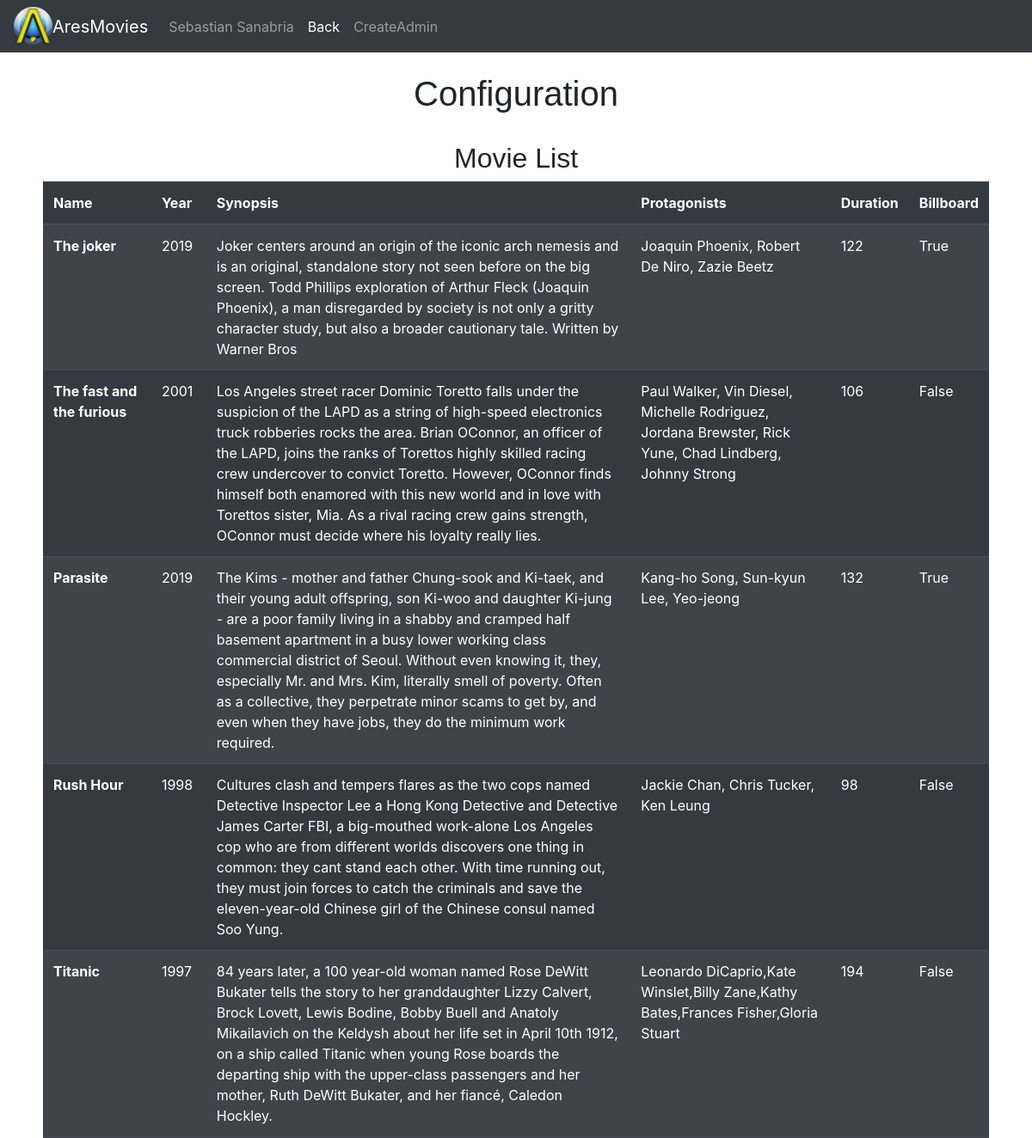
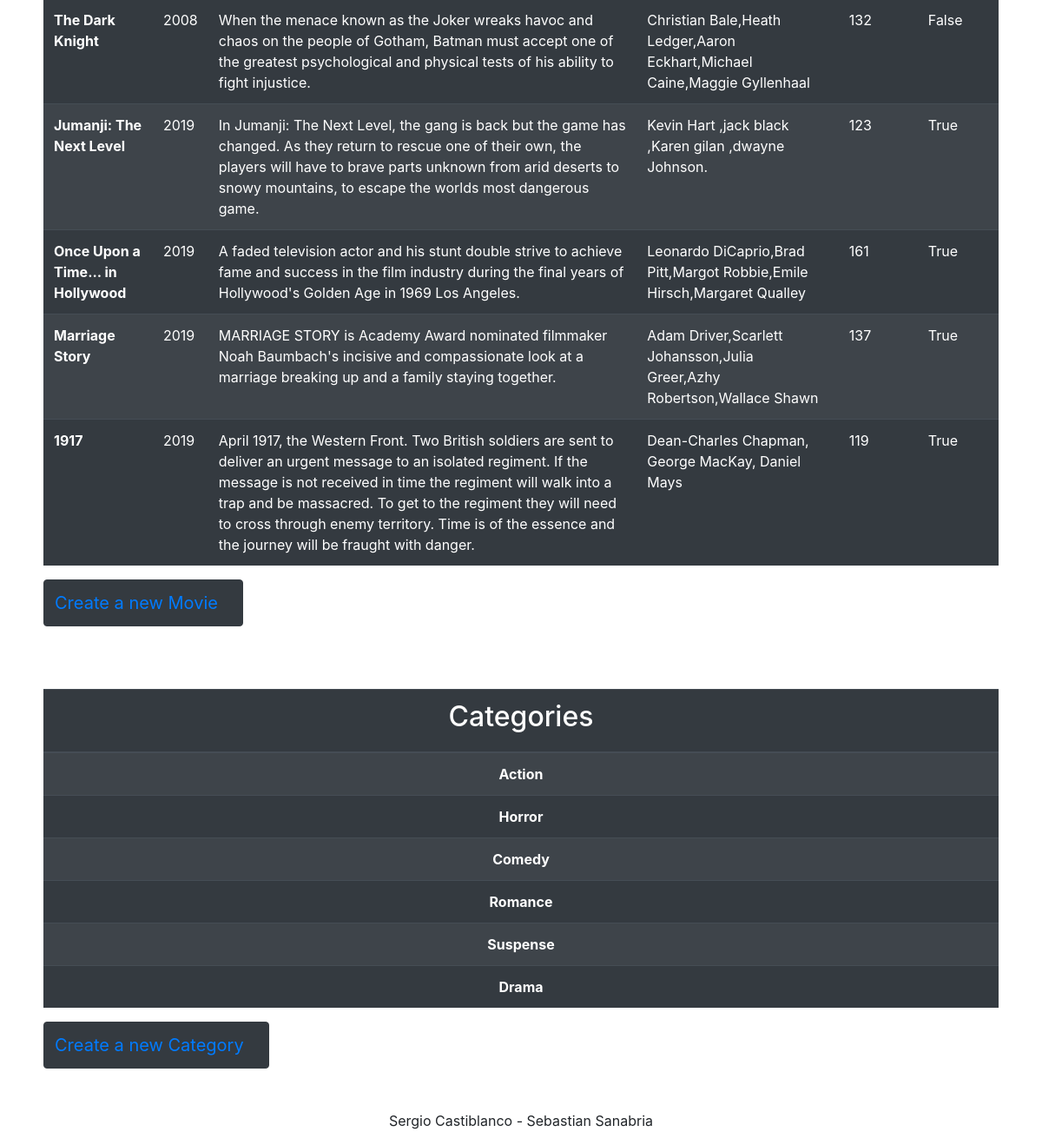
The app's page /AresMovies/admin/adminConf/ (signed in) with its own data (2 pictures, top to bottom).
### app/models.py (models this page shows, shortened)
class Pelicula(models.Model):
    titulo = models.CharField(max_length=200, null=True)
    sinopsis = models.TextField(max_length=2000,null=True)
    anio = models.IntegerField(null=True)
    actores = models.TextField(max_length=2000,null=True)
    duracion = models.IntegerField(null=True)
    enCartelera = models.BooleanField(null=True)
    class Meta:
        app_label = 'app'

class Categoria(models.Model):
    nombre = models.CharField(max_length=200, null=True)
    class Meta:
        app_label = 'app'

### app/views.py (the view)
# urls.py: path('AresMovies/admin/adminConf/', views.administradorConf, name='administradorConf'),
@login_required
def administradorConf(request):
    lista_peliculas = Pelicula.objects.all()
    lista_categorias = Categoria.objects.all()
    contexto = {
        'lista_peliculas': lista_peliculas,
        'lista_categorias': lista_categorias
    }
    return render(request, 'app/administrador/Configuracion.html', contexto)

### app/templates/app/administrador/Configuracion.html (shortened to what this page needs)
{% extends "app/base.html" %}
{% load static %}
{% block estilo %}<link rel="stylesheet" href="{% static 'app/css/estiloConfig.css' %}">{% endblock %}
    {% block contenido %}
    <header>
      <nav class="navbar navbar-expand-lg navbar-dark bg-dark">
        <img src="{% static 'app/img/logo1.png' %}" alt="">
        <a class="navbar-brand" href="{% url 'app:index' %}">AresMovies</a>
        <div class="collapse navbar-collapse" id="navbarSupportedContent">
          <ul class="navbar-nav mr-auto">
            <li>
              <a class="nav-link" >
                {{ request.user.first_name }} {{ request.user.last_name }}
                <span class="sr-only">(current)</span></a>
            </li>
            <li class="nav-item active">
              <a class="nav-link" href="{% url 'app:index' %}">Back <span class="sr-only">(current)</span></a>
            </li>
            <li class="nav-item">
                <a class="nav-link" href="{% url 'app:form_admin' %}">CreateAdmin</a>
            </li>
          </ul>
        </div>
      </nav>
</header>
<br>
<h1>Configuration</h1>
    <br>
<section class="listap">
    <h2>Movie List</h2>
    <table class="table table-striped table-dark">
        <thead>
          <tr>
            <th scope="col">Name</th>
            <th scope="col">Year</th>
            <th scope="col">Synopsis</th>
            <th scope="col">Protagonists</th>
            <th scope="col">Duration</th>
            <th scope="col">Billboard</th>
          </tr>
        </thead>
        <tbody>
          {% for t in lista_peliculas %}
          <tr>
            <th>{{ t.titulo }}</th>
            <td>{{ t.anio }}</td>
            <td>{{ t.sinopsis}}</td>
            <td>{{ t.actores }}</td>
            <td>{{ t.duracion }}</td>
            <td>{{ t.enCartelera }}</td>
          </tr>
          {% endfor %}
        </tbody>
      </table>
      <button type="button" class="btn btn-dark"><a class="navbar-brand" href="{% url 'app:form_crea_peliculas' %}">Create a new Movie</a></button>
</section>
<br><br><br>
<section class="ingCategoria">
  <table class="table table-striped table-dark" >
    <thead>
      <tr>
        <th scope="col"><h2>Categories</h2></th>
      </tr>
    </thead>
    <tbody>
      {% for c in lista_categorias %}
      <tr>
        <th>{{ c.nombre }}</th>
      </tr>
      {% endfor %}
    </tbody>
  </table>
  <button type="button" class="btn btn-dark"><a class="navbar-brand" href="{% url 'app:form_crea_categoria' %}">Create a new Category</a></button>
</section>
<br><br>
<footer>
  <p>Sergio Castiblanco - Sebastian Sanabria</p>
</footer>
{% endblock %}

### app/static/app/css/estiloConfig.css (style rules this page uses)
html { display: block; }
body { margin: auto; background-color: darkslategrey; }
body h1 { font-family: 'Trebuchet MS', 'Lucida Sans Unicode', 'Lucida Grande', 'Lucida Sans', Arial, sans-serif; text-align: center; }
.listap { margin: 0px 50px; }
.listap h2 { text-align: center; font-family: 'Trebuchet MS', 'Lucida Sans Unicode', 'Lucida Grande', 'Lucida Sans', Arial, sans-serif; }
.ingCategoria { margin: 0px 50px; }
.ingCategoria table { text-align: center; }
footer p { text-align: center; }

### records on screen
Pelicula: titulo "The joker", anio "2019", sinopsis "Joker centers around an origin of the iconic arch nemesis and is an original, standalone story not seen before on the big screen. Todd Phillips exploration of Arthur Fleck (Joaquin Phoenix), a man disregarded by society is not only a gritty character study, but also a broader cautionary tale. Written by Warner Bros", actores "Joaquin Phoenix, Robert De Niro, Zazie Beetz", duracion "122", enCartelera "True"
Pelicula: titulo "The fast and the furious", anio "2001", sinopsis "Los Angeles street racer Dominic Toretto falls under the suspicion of the LAPD as a string of high-speed electronics truck robberies rocks the area. Brian OConnor, an officer of the LAPD, joins the ranks of Torettos highly skilled racing crew undercover to convict Toretto. However, OConnor finds himself both enamored with this new world and in love with Torettos sister, Mia. As a rival racing crew gains strength, OConnor must decide where his loyalty really lies.", actores "Paul Walker, Vin Diesel, Michelle Rodriguez, Jordana Brewster, Rick Yune, Chad Lindberg, Johnny Strong", duracion "106", enCartelera "False"
Pelicula: titulo "Parasite", anio "2019", sinopsis "The Kims - mother and father Chung-sook and Ki-taek, and their young adult offspring, son Ki-woo and daughter Ki-jung - are a poor family living in a shabby and cramped half basement apartment in a busy lower working class commercial district of Seoul. Without even knowing it, they, especially Mr. and Mrs. Kim, literally smell of poverty. Often as a collective, they perpetrate minor scams to get by, and even when they have jobs, they do the minimum work required.", actores "Kang-ho Song, Sun-kyun Lee, Yeo-jeong", duracion "132", enCartelera "True"
Pelicula: titulo "Rush Hour", anio "1998", sinopsis "Cultures clash and tempers flares as the two cops named Detective Inspector Lee a Hong Kong Detective and Detective James Carter FBI, a big-mouthed work-alone Los Angeles cop who are from different worlds discovers one thing in common: they cant stand each other. With time running out, they must join forces to catch the criminals and save the eleven-year-old Chinese girl of the Chinese consul named Soo Yung.", actores "Jackie Chan, Chris Tucker, Ken Leung", duracion "98", enCartelera "False"
Pelicula: titulo "Titanic", anio "1997", sinopsis "84 years later, a 100 year-old woman named Rose DeWitt Bukater tells the story to her granddaughter Lizzy Calvert, Brock Lovett, Lewis Bodine, Bobby Buell and Anatoly Mikailavich on the Keldysh about her life set in April 10th 1912, on a ship called Titanic when young Rose boards the departing ship with the upper-class passengers and her mother, Ruth DeWitt Bukater, and her fiancé, Caledon Hockley.", actores "Leonardo DiCaprio,Kate Winslet,Billy Zane,Kathy Bates,Frances Fisher,Gloria Stuart", duracion "194", enCartelera "False"
Pelicula: titulo "The Dark Knight", anio "2008", sinopsis "When the menace known as the Joker wreaks havoc and chaos on the people of Gotham, Batman must accept one of the greatest psychological and physical tests of his ability to fight injustice.", actores "Christian Bale,Heath Ledger,Aaron Eckhart,Michael Caine,Maggie Gyllenhaal", duracion "132", enCartelera "False"
Pelicula: titulo "Jumanji: The Next Level", anio "2019", sinopsis "In Jumanji: The Next Level, the gang is back but the game has changed. As they return to rescue one of their own, the players will have to brave parts unknown from arid deserts to snowy mountains, to escape the worlds most dangerous game.", actores "Kevin Hart ,jack black ,Karen gilan ,dwayne Johnson.", duracion "123", enCartelera "True"
Pelicula: titulo "Once Upon a Time... in Hollywood", anio "2019", sinopsis "A faded television actor and his stunt double strive to achieve fame and success in the film industry during the final years of Hollywood's Golden Age in 1969 Los Angeles.", actores "Leonardo DiCaprio,Brad Pitt,Margot Robbie,Emile Hirsch,Margaret Qualley", duracion "161", enCartelera "True"
Pelicula: titulo "Marriage Story", anio "2019", sinopsis "MARRIAGE STORY is Academy Award nominated filmmaker Noah Baumbach's incisive and compassionate look at a marriage breaking up and a family staying together.", actores "Adam Driver,Scarlett Johansson,Julia Greer,Azhy Robertson,Wallace Shawn", duracion "137", enCartelera "True"
Pelicula: titulo "1917", anio "2019", sinopsis "April 1917, the Western Front. Two British soldiers are sent to deliver an urgent message to an isolated regiment. If the message is not received in time the regiment will walk into a trap and be massacred. To get to the regiment they will need to cross through enemy territory. Time is of the essence and the journey will be fraught with danger.", actores "Dean-Charles Chapman, George MacKay, Daniel Mays", duracion "119", enCartelera "True"
Categoria: nombre "Action"
Categoria: nombre "Horror"
Categoria: nombre "Comedy"
Categoria: nombre "Romance"
Categoria: nombre "Suspense"
Categoria: nombre "Drama"

### other values on screen
{{ request.user.first_name }} "Sebastian"
{{ request.user.last_name }} "Sanabria"
